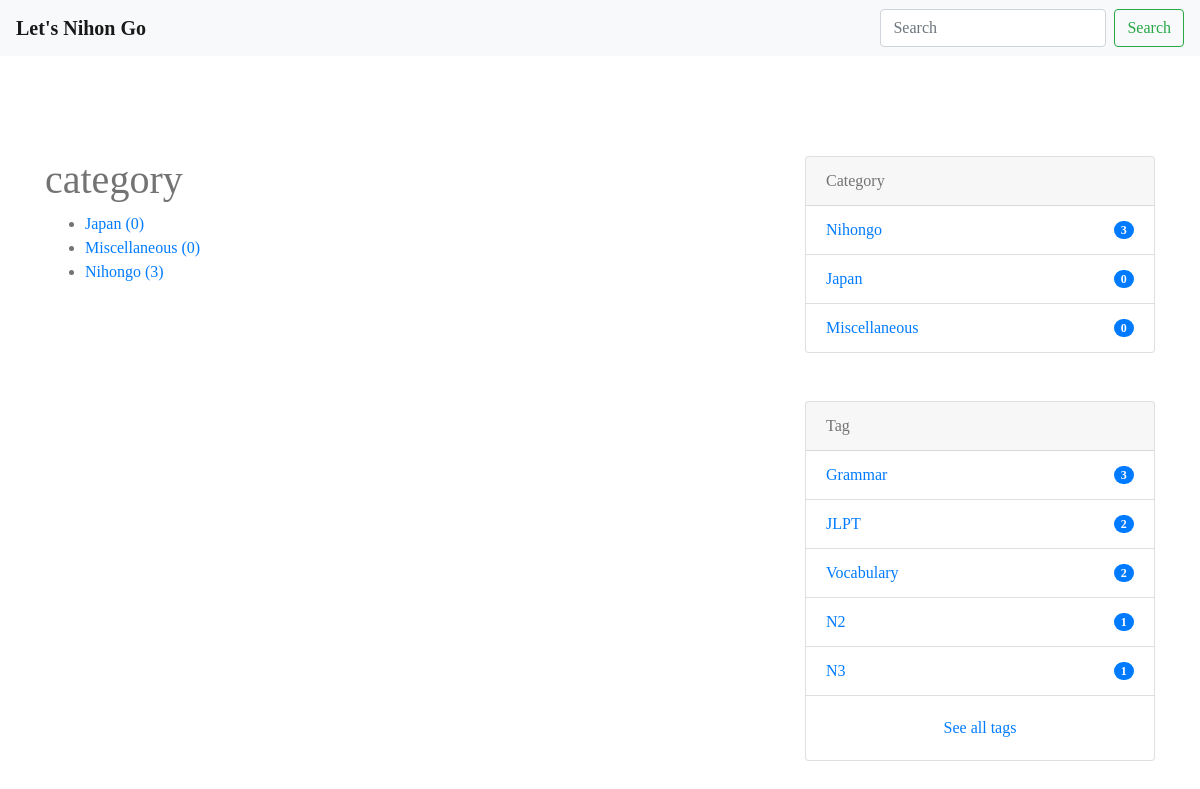
The page /categories/ on the database as committed earlier.
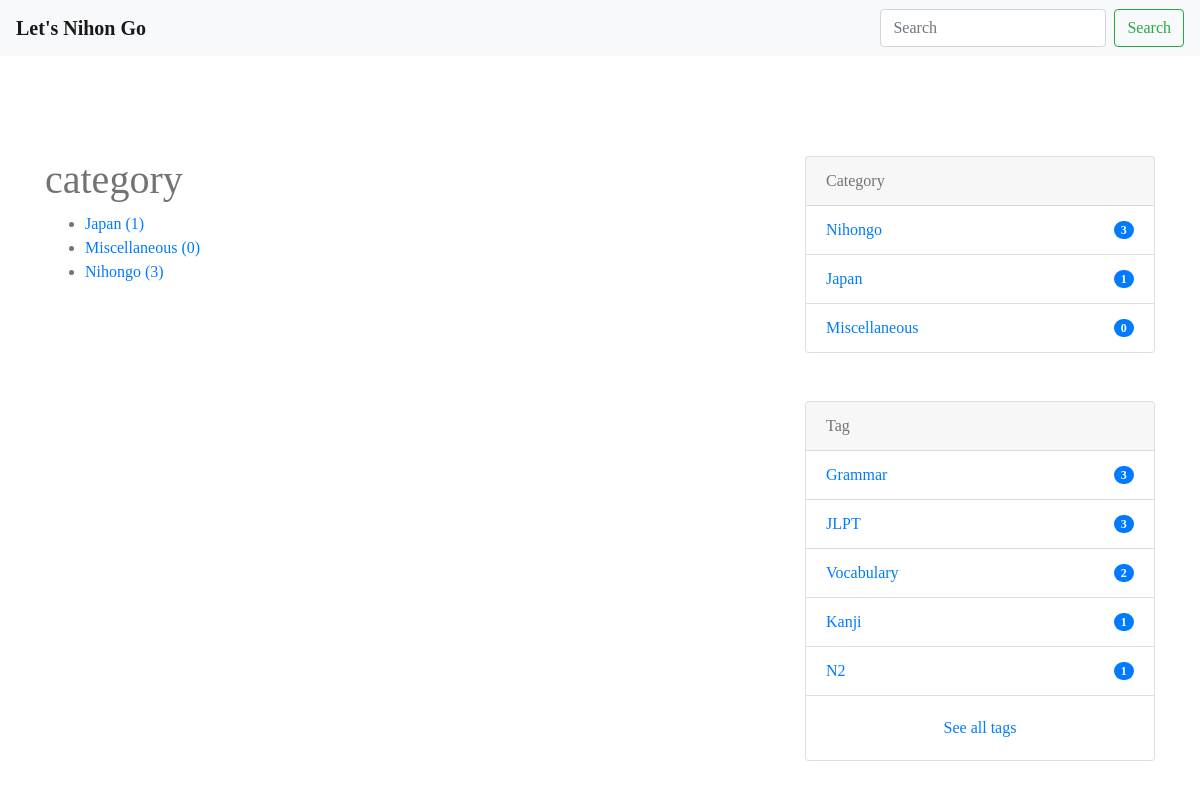
The same page on the database as committed later.
### blog/models.py (models this page shows, shortened)
class Category(models.Model):
    name = models.CharField(max_length=255)
    slug = models.SlugField(unique=True)
    timestamp = models.DateTimeField(auto_now_add=True)

class Tag(models.Model):
    name = models.CharField(max_length=255)
    slug = models.SlugField(unique=True)
    timestamp = models.DateTimeField(auto_now_add=True)

### blog/views.py (the view)
# urls.py: path('categories/', CategoryListView.as_view(), name='category_list'),
class CategoryListView(ListView):
    queryset = Category.objects.annotate(
        num_posts=Count('post', filter=Q(post__is_public=True)))

### nihongo/context_processors.py (called while the page is built)
def common(request):
    context = {
        'categories': Category.objects.annotate(
            num_posts=Count('post', filter=Q(post__is_public=True))),
        'tags': Tag.objects.annotate(
            num_posts=Count('post', filter=Q(post__is_public=True))),
    }
    return context

### blog/templates/blog/category_list.html
{% extends "base.html" %}
{% load static %}
{% block content %}
<link rel="stylesheet" href="{% static 'blog/css/blog.css' %}">
<div class="container">
  <div class="row">
    <main class="col-md-8">
      <h1>category</h1>
      <ul>
        {% for category in object_list %}
        <li><a href="{% url 'blog:category_post' category.slug %}">{{ category.name }} ({{ category.num_posts }})</a></li>
        {% empty %}
        <li>カテゴリはありません。</li>
        {% endfor %}
      </ul>
    </main>
    <aside class="col-md-4">
      {% include "blog/snippets/sidebar.html" %}
    </aside>
  </div>
</div>
{% endblock %}

### blog/templates/blog/snippets/sidebar.html
{% load static %}
<link rel="stylesheet" href="{% static 'blog/css/blog.css' %}">
<div class="card mb-5">
  <div class="card-header">
    Category
  </div>
  <ul class="list-group list-group-flush">
    {% for category in categories|dictsort:"id" %}
    <li class="list-group-item d-flex justify-content-between align-items-center">
      <a href="{% url 'blog:category_post' category.slug %}" class="card-link">{{ category.name }}</a>
      <span class="badge badge-primary badge-pill">{{ category.num_posts }}</span>
    </li>
    {% endfor %}
  </ul>
</div>
<div class="card mb-5 mt-5">
  <div class="card-header">
    Tag
  </div>
  <ul class="list-group list-group-flush">
    {% for tag in tags|dictsortreversed:"num_posts"|slice:":5" %}
    <li class="list-group-item d-flex justify-content-between align-items-center">
      <a href="{% url 'blog:tag_post' tag.slug %}" class="card-link">{{ tag.name }}</a>
      <span class="badge badge-primary badge-pill">{{ tag.num_posts }}</span>
    </li>
    {% endfor %}
  </ul>
  <div class="card-body text-center">
    <a href="{% url 'blog:tag_list' %}" class="card-link">See all tags</a>
  </div>
</div>

Rows that differ between the two databases and show on the page:
no longer on this page (row unchanged): Tag: name "N3", num_posts "1"
computed for Category "Japan": num_posts "0" → "1"
computed for Tag "JLPT": num_posts "2" → "3"
added Tag: name "Kanji", num_posts "1"
